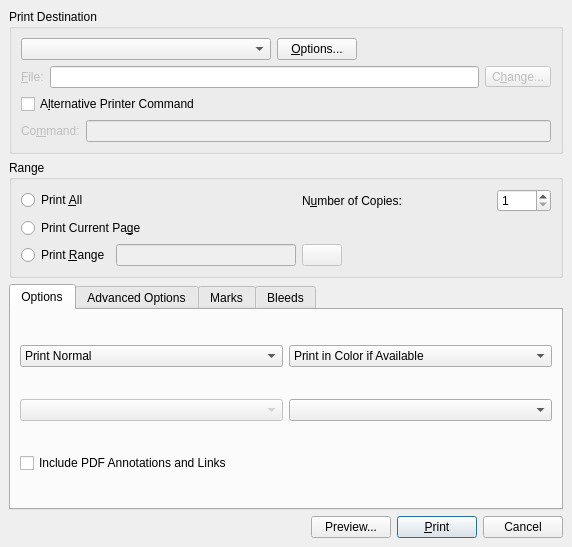
<?xml version="1.0" encoding="UTF-8"?>
<ui version="4.0">
 <class>PrintDialogBase</class>
 <widget class="QDialog" name="PrintDialogBase">
  <property name="geometry">
   <rect>
    <x>0</x>
    <y>0</y>
    <width>572</width>
    <height>547</height>
   </rect>
  </property>
  <property name="windowTitle">
   <string>Setup Printer</string>
  </property>
  <property name="sizeGripEnabled">
   <bool>false</bool>
  </property>
  <layout class="QVBoxLayout">
   <property name="leftMargin">
    <number>9</number>
   </property>
   <property name="topMargin">
    <number>9</number>
   </property>
   <property name="rightMargin">
    <number>9</number>
   </property>
   <property name="bottomMargin">
    <number>9</number>
   </property>
   <item>
    <widget class="QGroupBox" name="PrintDialogGroup">
     <property name="title">
      <string>Print Destination</string>
     </property>
     <layout class="QVBoxLayout">
      <item>
       <layout class="QHBoxLayout">
        <item>
         <widget class="QComboBox" name="PrintDest">
          <property name="minimumSize">
           <size>
            <width>250</width>
            <height>0</height>
           </size>
          </property>
         </widget>
        </item>
        <item>
         <widget class="QPushButton" name="optionsButton">
          <property name="text">
           <string>&amp;Options...</string>
          </property>
         </widget>
        </item>
        <item>
         <spacer>
          <property name="orientation">
           <enum>Qt::Orientation::Horizontal</enum>
          </property>
          <property name="sizeHint" stdset="0">
           <size>
            <width>101</width>
            <height>20</height>
           </size>
          </property>
         </spacer>
        </item>
       </layout>
      </item>
      <item>
       <layout class="QHBoxLayout">
        <item>
         <widget class="QLabel" name="DateiT">
          <property name="enabled">
           <bool>false</bool>
          </property>
          <property name="sizePolicy">
           <sizepolicy hsizetype="Maximum" vsizetype="Preferred">
            <horstretch>0</horstretch>
            <verstretch>0</verstretch>
           </sizepolicy>
          </property>
          <property name="text">
           <string>&amp;File:</string>
          </property>
          <property name="buddy">
           <cstring>fileNameEdit</cstring>
          </property>
         </widget>
        </item>
        <item>
         <widget class="QLineEdit" name="fileNameEdit"/>
        </item>
        <item>
         <widget class="QToolButton" name="selectFileButton">
          <property name="enabled">
           <bool>false</bool>
          </property>
          <property name="text">
           <string>C&amp;hange...</string>
          </property>
         </widget>
        </item>
       </layout>
      </item>
      <item>
       <widget class="QCheckBox" name="altComCheckBox">
        <property name="sizePolicy">
         <sizepolicy hsizetype="Expanding" vsizetype="Fixed">
          <horstretch>0</horstretch>
          <verstretch>0</verstretch>
         </sizepolicy>
        </property>
        <property name="toolTip">
         <string>Use an alternative print manager, such as kprinter or gtklp, to utilize additional printing options</string>
        </property>
        <property name="text">
         <string>A&amp;lternative Printer Command</string>
        </property>
       </widget>
      </item>
      <item>
       <layout class="QHBoxLayout">
        <item>
         <widget class="QLabel" name="OthText">
          <property name="enabled">
           <bool>false</bool>
          </property>
          <property name="sizePolicy">
           <sizepolicy hsizetype="Maximum" vsizetype="Preferred">
            <horstretch>0</horstretch>
            <verstretch>0</verstretch>
           </sizepolicy>
          </property>
          <property name="text">
           <string>Co&amp;mmand:</string>
          </property>
          <property name="buddy">
           <cstring>altCommand</cstring>
          </property>
         </widget>
        </item>
        <item>
         <widget class="QLineEdit" name="altCommand">
          <property name="enabled">
           <bool>false</bool>
          </property>
         </widget>
        </item>
       </layout>
      </item>
     </layout>
    </widget>
   </item>
   <item>
    <widget class="QGroupBox" name="rangeGroup">
     <property name="title">
      <string>Range</string>
     </property>
     <layout class="QGridLayout">
      <item row="0" column="0">
       <widget class="QRadioButton" name="printAllRadio">
        <property name="text">
         <string>Print &amp;All</string>
        </property>
       </widget>
      </item>
      <item row="0" column="2">
       <spacer>
        <property name="orientation">
         <enum>Qt::Orientation::Horizontal</enum>
        </property>
        <property name="sizeHint" stdset="0">
         <size>
          <width>40</width>
          <height>20</height>
         </size>
        </property>
       </spacer>
      </item>
      <item row="0" column="3" colspan="2">
       <widget class="QLabel" name="TextLabel3">
        <property name="text">
         <string>N&amp;umber of Copies:</string>
        </property>
        <property name="buddy">
         <cstring>Copies</cstring>
        </property>
       </widget>
      </item>
      <item row="0" column="5">
       <widget class="QSpinBox" name="Copies">
        <property name="minimum">
         <number>1</number>
        </property>
        <property name="maximum">
         <number>1000</number>
        </property>
       </widget>
      </item>
      <item row="1" column="0" colspan="2">
       <widget class="QRadioButton" name="printCurrentRadio">
        <property name="text">
         <string>Print Current Pa&amp;ge</string>
        </property>
       </widget>
      </item>
      <item row="2" column="0">
       <widget class="QRadioButton" name="printRangeRadio">
        <property name="text">
         <string>Print &amp;Range</string>
        </property>
       </widget>
      </item>
      <item row="2" column="1" colspan="2">
       <widget class="QLineEdit" name="pageNr">
        <property name="enabled">
         <bool>false</bool>
        </property>
        <property name="toolTip">
         <string>Insert a comma separated list of tokens where
a token can be * for all the pages, 1-5 for
a range of pages or a single page number</string>
        </property>
       </widget>
      </item>
      <item row="2" column="3">
       <widget class="QPushButton" name="pageNrButton">
        <property name="enabled">
         <bool>false</bool>
        </property>
        <property name="minimumSize">
         <size>
          <width>16</width>
          <height>16</height>
         </size>
        </property>
        <property name="toolTip">
         <string>Create a range of pages</string>
        </property>
        <property name="text">
         <string/>
        </property>
       </widget>
      </item>
      <item row="2" column="4">
       <spacer>
        <property name="orientation">
         <enum>Qt::Orientation::Horizontal</enum>
        </property>
        <property name="sizeHint" stdset="0">
         <size>
          <width>40</width>
          <height>20</height>
         </size>
        </property>
       </spacer>
      </item>
     </layout>
    </widget>
   </item>
   <item>
    <widget class="QTabWidget" name="printOptions">
     <property name="currentIndex">
      <number>0</number>
     </property>
     <widget class="QWidget" name="tab">
      <attribute name="title">
       <string>Options</string>
      </attribute>
      <layout class="QGridLayout" name="gridLayoutOptions">
       <item row="0" column="0">
        <widget class="QComboBox" name="printSepCombo">
         <item>
          <property name="text">
           <string>Print Normal</string>
          </property>
         </item>
         <item>
          <property name="text">
           <string>Print Separations</string>
          </property>
         </item>
        </widget>
       </item>
       <item row="0" column="1">
        <widget class="QComboBox" name="colorType">
         <item>
          <property name="text">
           <string>Print in Color if Available</string>
          </property>
         </item>
         <item>
          <property name="text">
           <string>Print in Grayscale</string>
          </property>
         </item>
        </widget>
       </item>
       <item row="1" column="0">
        <widget class="QComboBox" name="separationsCombo">
         <property name="enabled">
          <bool>false</bool>
         </property>
        </widget>
       </item>
       <item row="1" column="1">
        <widget class="PrintLanguageCombo" name="printLanguages">
         <property name="toolTip">
          <string>Sets the PostScript Level. Setting to Level 1 or 2 can create huge files.</string>
         </property>
        </widget>
       </item>
       <item row="2" column="0" colspan="2">
        <widget class="QCheckBox" name="usePDFMarks">
         <property name="toolTip">
          <string>Include PDF Annotations and Links into the output. Note: PDF Forms will not be exported.</string>
         </property>
         <property name="text">
          <string>Include PDF Annotations and Links</string>
         </property>
        </widget>
       </item>
      </layout>
     </widget>
     <widget class="QWidget" name="tab_2">
      <attribute name="title">
       <string>Advanced Options</string>
      </attribute>
      <layout class="QHBoxLayout">
       <item>
        <widget class="QGroupBox" name="pageOpts">
         <property name="title">
          <string>Page</string>
         </property>
         <layout class="QVBoxLayout">
          <item>
           <widget class="QCheckBox" name="mirrorHor">
            <property name="text">
             <string>Mirror Page(s) Horizontal</string>
            </property>
           </widget>
          </item>
          <item>
           <widget class="QCheckBox" name="mirrorVert">
            <property name="text">
             <string>Mirror Page(s) Vertical</string>
            </property>
           </widget>
          </item>
          <item>
           <widget class="QCheckBox" name="setMediaSize">
            <property name="toolTip">
             <string>This enables you to explicitly set the media size of the PostScript file. Not recommended unless requested by your printer.</string>
            </property>
            <property name="text">
             <string>Set Media Size</string>
            </property>
           </widget>
          </item>
          <item>
           <widget class="QCheckBox" name="clipMargins">
            <property name="text">
             <string>Clip to Printer Margins</string>
            </property>
           </widget>
          </item>
         </layout>
        </widget>
       </item>
       <item>
        <widget class="QGroupBox" name="colorOpts">
         <property name="title">
          <string>Color</string>
         </property>
         <layout class="QVBoxLayout">
          <item>
           <widget class="QCheckBox" name="applyGCR">
            <property name="toolTip">
             <string>&lt;qt&gt;A way of switching off some of the gray shades which are composed of cyan, yellow and magenta and using black instead. Under Color Removal mostly affects parts of images which are neutral and/or dark tones which are close to the gray. Use of this may improve printing some images and some experimentation and testing is need on a case by case basis. Under Color Removal reduces the possibility of over saturation with CMY inks.&lt;/qt&gt;</string>
            </property>
            <property name="text">
             <string>Apply Under Color Removal</string>
            </property>
           </widget>
          </item>
          <item>
           <widget class="QCheckBox" name="convertSpots">
            <property name="toolTip">
             <string>&lt;qt&gt;Enables Spot Colors to be converted to composite colors. Unless you are planning to print spot colors at a commercial printer, this is probably best left enabled.&lt;/qt&gt;</string>
            </property>
            <property name="text">
             <string>Convert Spot Colors to Process Colors</string>
            </property>
           </widget>
          </item>
          <item>
           <spacer>
            <property name="orientation">
             <enum>Qt::Orientation::Vertical</enum>
            </property>
            <property name="sizeType">
             <enum>QSizePolicy::Policy::MinimumExpanding</enum>
            </property>
            <property name="sizeHint" stdset="0">
             <size>
              <width>20</width>
              <height>19</height>
             </size>
            </property>
           </spacer>
          </item>
         </layout>
        </widget>
       </item>
      </layout>
     </widget>
     <widget class="QWidget" name="tab_3">
      <attribute name="title">
       <string>Marks</string>
      </attribute>
      <layout class="QGridLayout">
       <item row="5" column="0">
        <widget class="QCheckBox" name="bleedMarks">
         <property name="toolTip">
          <string>This creates bleed marks which are indicated by  _ . _ and show the bleed limit</string>
         </property>
         <property name="text">
          <string>Bleed Marks</string>
         </property>
        </widget>
       </item>
       <item row="2" column="0">
        <widget class="QCheckBox" name="cropMarks">
         <property name="toolTip">
          <string>This creates crop marks in the PDF indicating where the paper should be cut or trimmed after printing</string>
         </property>
         <property name="text">
          <string>Crop Marks</string>
         </property>
        </widget>
       </item>
       <item row="6" column="0">
        <widget class="QCheckBox" name="colorMarks">
         <property name="toolTip">
          <string>Add color calibration bars</string>
         </property>
         <property name="text">
          <string>Color Bars</string>
         </property>
        </widget>
       </item>
       <item row="7" column="0">
        <widget class="QCheckBox" name="registrationMarks">
         <property name="toolTip">
          <string>Add registration marks which are added to each separation</string>
         </property>
         <property name="text">
          <string>Registration Marks</string>
         </property>
        </widget>
       </item>
       <item row="2" column="1">
        <layout class="QHBoxLayout" name="horizontalLayout">
         <item>
          <widget class="QLabel" name="MarkTxt2">
           <property name="text">
            <string>Length:</string>
           </property>
          </widget>
         </item>
         <item>
          <widget class="ScrSpinBox" name="markLength">
           <property name="minimum">
            <double>1.000000000000000</double>
           </property>
           <property name="maximum">
            <double>100.000000000000000</double>
           </property>
           <property name="value">
            <double>20.000000000000000</double>
           </property>
          </widget>
         </item>
        </layout>
       </item>
       <item row="5" column="1">
        <layout class="QHBoxLayout">
         <item>
          <widget class="QLabel" name="MarkTxt1">
           <property name="text">
            <string>Offset:</string>
           </property>
          </widget>
         </item>
         <item>
          <widget class="ScrSpinBox" name="markOffset">
           <property name="toolTip">
            <string>Indicate the distance offset for the registration marks</string>
           </property>
          </widget>
         </item>
        </layout>
       </item>
       <item row="8" column="0">
        <spacer name="verticalSpacer">
         <property name="orientation">
          <enum>Qt::Orientation::Vertical</enum>
         </property>
         <property name="sizeHint" stdset="0">
          <size>
           <width>20</width>
           <height>40</height>
          </size>
         </property>
        </spacer>
       </item>
      </layout>
     </widget>
     <widget class="QWidget" name="tab_4">
      <attribute name="title">
       <string>Bleeds</string>
      </attribute>
      <layout class="QGridLayout">
       <item row="1" column="0">
        <widget class="QLabel" name="bleedLeftText">
         <property name="text">
          <string>Left:</string>
         </property>
        </widget>
       </item>
       <item row="1" column="1">
        <widget class="ScrSpinBox" name="bleedLeft">
         <property name="toolTip">
          <string>Distance for bleed from the top of the physical page</string>
         </property>
        </widget>
       </item>
       <item row="1" column="2">
        <widget class="QLabel" name="bleedRightText">
         <property name="text">
          <string>Right:</string>
         </property>
        </widget>
       </item>
       <item row="1" column="3">
        <widget class="ScrSpinBox" name="bleedRight">
         <property name="toolTip">
          <string>Distance for bleed from the right of the physical page</string>
         </property>
        </widget>
       </item>
       <item row="2" column="0">
        <widget class="QLabel" name="bleedTopText">
         <property name="text">
          <string>Top:</string>
         </property>
        </widget>
       </item>
       <item row="2" column="1">
        <widget class="ScrSpinBox" name="bleedTop">
         <property name="toolTip">
          <string>Distance for bleed from the bottom of the physical page</string>
         </property>
        </widget>
       </item>
       <item row="2" column="2">
        <widget class="QLabel" name="bleedBottomText">
         <property name="text">
          <string>Bottom:</string>
         </property>
        </widget>
       </item>
       <item row="2" column="3">
        <widget class="ScrSpinBox" name="bleedBottom">
         <property name="toolTip">
          <string>Distance for bleed from the left of the physical page</string>
         </property>
        </widget>
       </item>
       <item row="0" column="0" colspan="4">
        <widget class="QCheckBox" name="docBleeds">
         <property name="toolTip">
          <string>Use the existing bleed settings from the document preferences</string>
         </property>
         <property name="text">
          <string>Use Document Bleeds</string>
         </property>
        </widget>
       </item>
      </layout>
     </widget>
    </widget>
   </item>
   <item>
    <layout class="QHBoxLayout">
     <item>
      <spacer>
       <property name="orientation">
        <enum>Qt::Orientation::Horizontal</enum>
       </property>
       <property name="sizeHint" stdset="0">
        <size>
         <width>40</width>
         <height>20</height>
        </size>
       </property>
      </spacer>
     </item>
     <item>
      <widget class="QPushButton" name="previewButton">
       <property name="text">
        <string>Preview...</string>
       </property>
       <property name="autoDefault">
        <bool>false</bool>
       </property>
      </widget>
     </item>
     <item>
      <widget class="QPushButton" name="okButton">
       <property name="text">
        <string>&amp;Print</string>
       </property>
       <property name="default">
        <bool>true</bool>
       </property>
      </widget>
     </item>
     <item>
      <widget class="QPushButton" name="cancelButton">
       <property name="text">
        <string>Cancel</string>
       </property>
       <property name="autoDefault">
        <bool>false</bool>
       </property>
      </widget>
     </item>
    </layout>
   </item>
  </layout>
 </widget>
 <customwidgets>
  <customwidget>
   <class>ScrSpinBox</class>
   <extends>QDoubleSpinBox</extends>
   <header>ui/scrspinbox.h</header>
  </customwidget>
  <customwidget>
   <class>PrintLanguageCombo</class>
   <extends>QComboBox</extends>
   <header>ui/printlanguagecombo.h</header>
  </customwidget>
 </customwidgets>
 <tabstops>
  <tabstop>PrintDest</tabstop>
  <tabstop>optionsButton</tabstop>
  <tabstop>fileNameEdit</tabstop>
  <tabstop>selectFileButton</tabstop>
  <tabstop>altComCheckBox</tabstop>
  <tabstop>altCommand</tabstop>
  <tabstop>printAllRadio</tabstop>
  <tabstop>printCurrentRadio</tabstop>
  <tabstop>printRangeRadio</tabstop>
  <tabstop>pageNr</tabstop>
  <tabstop>pageNrButton</tabstop>
  <tabstop>Copies</tabstop>
  <tabstop>printOptions</tabstop>
  <tabstop>printSepCombo</tabstop>
  <tabstop>colorType</tabstop>
  <tabstop>separationsCombo</tabstop>
  <tabstop>printLanguages</tabstop>
  <tabstop>usePDFMarks</tabstop>
  <tabstop>mirrorHor</tabstop>
  <tabstop>mirrorVert</tabstop>
  <tabstop>setMediaSize</tabstop>
  <tabstop>clipMargins</tabstop>
  <tabstop>applyGCR</tabstop>
  <tabstop>convertSpots</tabstop>
  <tabstop>cropMarks</tabstop>
  <tabstop>bleedMarks</tabstop>
  <tabstop>colorMarks</tabstop>
  <tabstop>registrationMarks</tabstop>
  <tabstop>markLength</tabstop>
  <tabstop>markOffset</tabstop>
  <tabstop>docBleeds</tabstop>
  <tabstop>bleedLeft</tabstop>
  <tabstop>bleedRight</tabstop>
  <tabstop>bleedTop</tabstop>
  <tabstop>bleedBottom</tabstop>
  <tabstop>previewButton</tabstop>
  <tabstop>okButton</tabstop>
  <tabstop>cancelButton</tabstop>
 </tabstops>
 <resources/>
 <connections>
  <connection>
   <sender>altComCheckBox</sender>
   <signal>clicked(bool)</signal>
   <receiver>OthText</receiver>
   <slot>setEnabled(bool)</slot>
   <hints>
    <hint type="sourcelabel">
     <x>99</x>
     <y>109</y>
    </hint>
    <hint type="destinationlabel">
     <x>62</x>
     <y>140</y>
    </hint>
   </hints>
  </connection>
  <connection>
   <sender>altComCheckBox</sender>
   <signal>clicked(bool)</signal>
   <receiver>altCommand</receiver>
   <slot>setEnabled(bool)</slot>
   <hints>
    <hint type="sourcelabel">
     <x>168</x>
     <y>119</y>
    </hint>
    <hint type="destinationlabel">
     <x>175</x>
     <y>135</y>
    </hint>
   </hints>
  </connection>
  <connection>
   <sender>printRangeRadio</sender>
   <signal>toggled(bool)</signal>
   <receiver>pageNr</receiver>
   <slot>setEnabled(bool)</slot>
   <hints>
    <hint type="sourcelabel">
     <x>64</x>
     <y>263</y>
    </hint>
    <hint type="destinationlabel">
     <x>133</x>
     <y>264</y>
    </hint>
   </hints>
  </connection>
  <connection>
   <sender>printRangeRadio</sender>
   <signal>toggled(bool)</signal>
   <receiver>pageNrButton</receiver>
   <slot>setEnabled(bool)</slot>
   <hints>
    <hint type="sourcelabel">
     <x>71</x>
     <y>261</y>
    </hint>
    <hint type="destinationlabel">
     <x>222</x>
     <y>267</y>
    </hint>
   </hints>
  </connection>
  <connection>
   <sender>cropMarks</sender>
   <signal>clicked(bool)</signal>
   <receiver>markLength</receiver>
   <slot>setEnabled(bool)</slot>
   <hints>
    <hint type="sourcelabel">
     <x>58</x>
     <y>358</y>
    </hint>
    <hint type="destinationlabel">
     <x>173</x>
     <y>358</y>
    </hint>
   </hints>
  </connection>
 </connections>
</ui>
